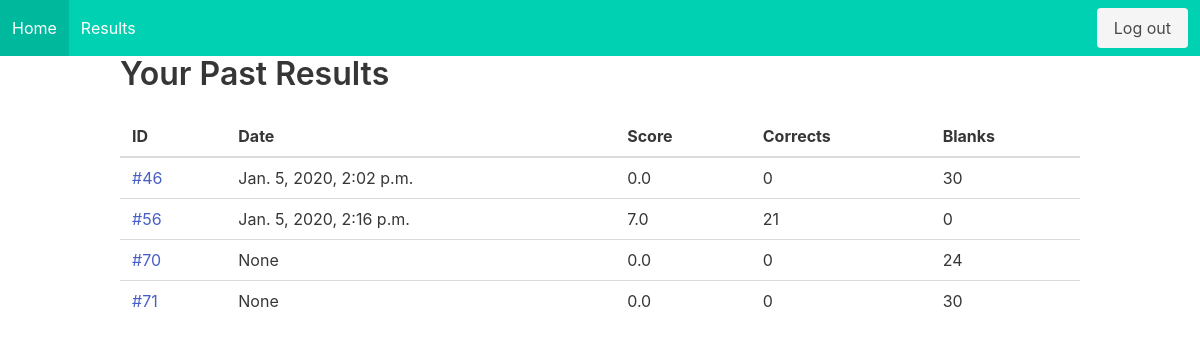
The app's page /tests/ (signed in) with its own data.
### tests/models.py (models this page shows, shortened)
class Attempt(models.Model):
    started_at = models.DateTimeField(null=True, blank=True)
    ended_at = models.DateTimeField(null=True, blank=True)
    correct = models.IntegerField(default=0)
    user = models.ForeignKey(User, on_delete=models.CASCADE, null=True,
                             blank=True)
    questions = models.ManyToManyField(Question)
    finished = models.BooleanField(default=False)
    def null(self):
        return self.aswer_set.filter(choice__isnull=True).count()
    def score(self):
        return round(self.correct / self.questions.count() * 10, 2) if self.questions.count() != 0 else 0

### tests/views.py (the view)
# urls.py: path('tests/', views.attempts_list, name='attempts_list'),
@login_required
def attempts_list(request):
    attempts = request.user.attempt_set.all()
    return render(request, "tests/attemps.html", {'attempts': attempts})

### templates/tests/attemps.html
{% extends 'base.html' %}
{% block content %}
<div class="container">
    <h1 class="title">Your Past Results</h1>
    <table class="table is-fullwidth is-hoverable">
        <thead>
            <tr>
                <th>ID</th>
                <th>Date</th>
                <th>Score</th>
                <th>Corrects</th>
                <th>Blanks</th>
            </tr>
        </thead>
        <tbody>
            {% for at in attempts %}
                <tr>
                    <td>
                        <a href="{% url 'tests:attempt' at.id %}">#{{at.id}}</a>
                    </td>
                    <td>{{at.started_at}}</td>
                    <td>{{at.score}}</td>
                    <td>{{at.correct}}</td>
                    <td>{{at.null}}</td>
                </tr>
            {% endfor %}
        </tbody>
    </table>
</div>
{% endblock content %}

### records on screen
Attempt: id "46", started_at "Jan. 5, 2020, 2:02 p.m.", score "0.0", correct "0", null "30"
Attempt: id "56", started_at "Jan. 5, 2020, 2:16 p.m.", score "7.0", correct "21", null "0"
Attempt: id "70", started_at "None", score "0.0", correct "0", null "24"
Attempt: id "71", started_at "None", score "0.0", correct "0", null "30"
